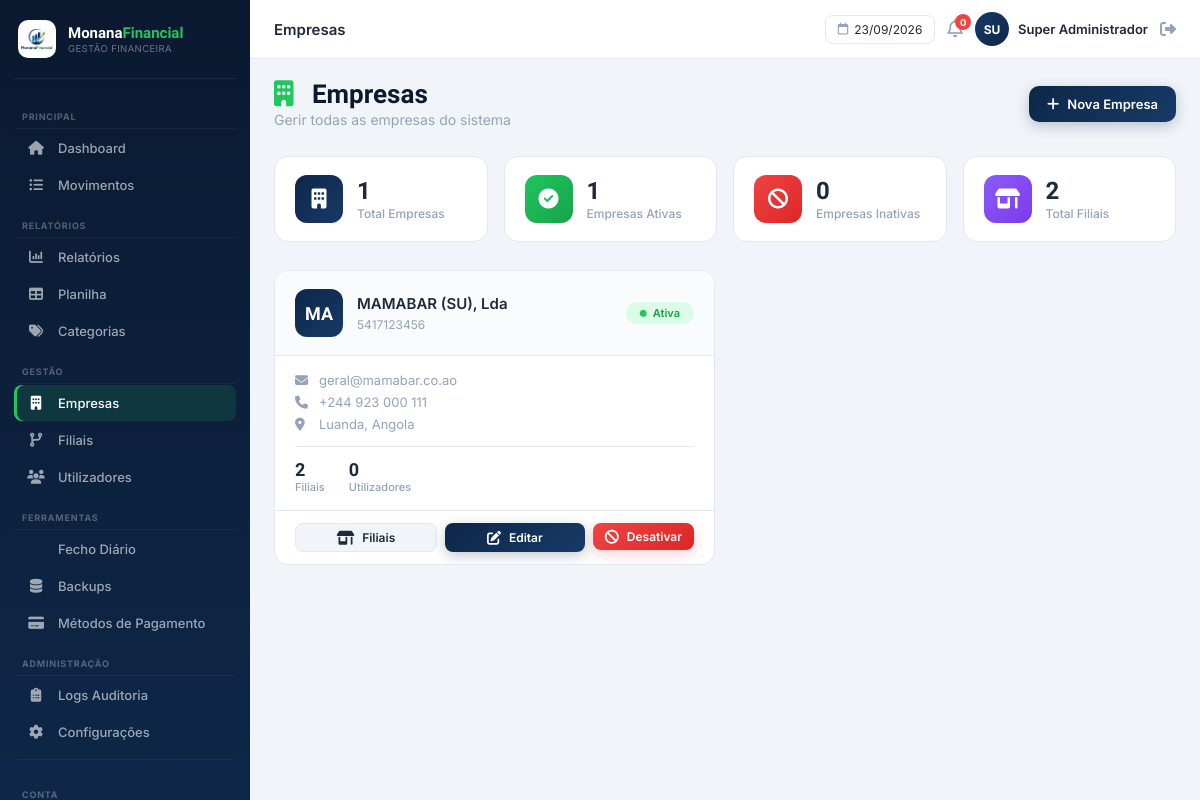
Screenshot of /public/empresas/index (signed in) with the database file from the repository.
### tables this page shows
CREATE TABLE empresas (
    id INT UNSIGNED AUTO_INCREMENT PRIMARY KEY,
    nome VARCHAR(150) NOT NULL,
    nif VARCHAR(30) DEFAULT NULL,
    logotipo VARCHAR(255) DEFAULT NULL,
    email_contacto VARCHAR(150) DEFAULT NULL,
    telefone VARCHAR(30) DEFAULT NULL,
    endereco VARCHAR(255) DEFAULT NULL,
    ativa TINYINT(1) NOT NULL DEFAULT 1,
    criado_em DATETIME NOT NULL DEFAULT CURRENT_TIMESTAMP,
    atualizado_em DATETIME NOT NULL DEFAULT CURRENT_TIMESTAMP ON UPDATE CURRENT_TIMESTAMP
);

### controllers/EmpresasController.php (called while the page is built, shortened)
<?php
class EmpresasController extends Controller
{
    private Empresa $empresaModel;
    public function __construct()
    {
        $this->empresaModel = new Empresa();
    }
    public function index(): void
    {
        $empresas = $this->empresaModel->todos('nome');
        $this->renderizar('empresas/index', [
            'tituloPagina' => 'Empresas',
            'paginaAtiva'  => 'empresas',
            'empresas'     => $empresas,
        ]);
    }
}

### public/index.php (called while the page is built, shortened)
<?php
require_once CAMINHO_RAIZ . '/core/Database.php';
require_once CAMINHO_RAIZ . '/core/Model.php';
$roteador = new Router();
$url = $_GET['url'] ?? '';
$roteador->despachar($url);

### core/Database.php (called while the page is built)
<?php
class Database
{
    private static ?PDO $instancia = null;
    public static function obterLigacao(): PDO
    {
        if (self::$instancia === null) {
            $config = require CAMINHO_RAIZ . '/config/database.php';
            $dsn = "mysql:host={$config['host']};port={$config['porta']};dbname={$config['base']};charset={$config['charset']}";
            try {
                self::$instancia = new PDO($dsn, $config['usuario'], $config['senha'], [
                    PDO::ATTR_ERRMODE            => PDO::ERRMODE_EXCEPTION,
                    PDO::ATTR_DEFAULT_FETCH_MODE => PDO::FETCH_ASSOC,
                    PDO::ATTR_EMULATE_PREPARES   => false,
                ]);
            } catch (PDOException $e) {
                error_log('[MonanaFinancial] Erro de ligação à BD: ' . $e->getMessage());
                die('Não foi possível ligar à base de dados. Verifique a configuração em config/database.php.');
            }
        }
        return self::$instancia;
    }
}

### core/Model.php (called while the page is built, shortened)
<?php
abstract class Model
{
    protected PDO $bd;
    protected string $tabela;
    public function __construct()
    {
        $this->bd = Database::obterLigacao();
    }
    public function todos(string $ordem = ''): array
    {
        $sql = "SELECT * FROM {$this->tabela}";
        if ($ordem !== '') {
            $sql .= " ORDER BY {$ordem}";
        }
        $stmt = $this->bd->query($sql);
        return $stmt->fetchAll();
    }
}

### views/empresas/index.php (the view, shortened to what this page needs)
<div class="page-header">
    <div class="page-header-left">
        <h1 class="page-title"><i class="fas fa-building"></i> Empresas</h1>
        <p class="page-subtitle">Gerir todas as empresas do sistema</p>
    </div>
    <div class="page-header-right">
        <a href="<?php echo URL_BASE; ?>/empresas/criar" class="btn btn-primary">
            <i class="fas fa-plus"></i> Nova Empresa
        </a>
    </div>
</div>
<div class="stats-grid">
    <div class="stat-card">
        <div class="stat-icon navy"><i class="fas fa-building"></i></div>
        <div class="stat-info">
            <span class="stat-value"><?php echo count($empresas); ?></span>
            <span class="stat-label">Total Empresas</span>
        </div>
    </div>
    <div class="stat-card">
        <div class="stat-icon green"><i class="fas fa-check-circle"></i></div>
        <div class="stat-info">
            <span class="stat-value"><?php echo count(array_filter($empresas, fn($e) => $e['ativa'])); ?></span>
            <span class="stat-label">Empresas Ativas</span>
        </div>
    </div>
    <div class="stat-card">
        <div class="stat-icon red"><i class="fas fa-ban"></i></div>
        <div class="stat-info">
            <span class="stat-value"><?php echo count(array_filter($empresas, fn($e) => !$e['ativa'])); ?></span>
            <span class="stat-label">Empresas Inativas</span>
        </div>
    </div>
    <div class="stat-card">
        <div class="stat-icon purple"><i class="fas fa-store-alt"></i></div>
        <div class="stat-info">
            <span class="stat-value"><?php echo array_sum(array_column($empresas, 'total_filiais')); ?></span>
            <span class="stat-label">Total Filiais</span>
        </div>
    </div>
</div>
<div class="empresas-grid">
    <?php if (empty($empresas)): ?>
        <div class="empty-state">
            <i class="fas fa-building" style="font-size:48px; color:var(--muted);"></i>
            <h3>Nenhuma empresa registada</h3>
            <p>Comece por criar a primeira empresa do sistema.</p>
            <a href="<?php echo URL_BASE; ?>/empresas/criar" class="btn btn-primary">
                <i class="fas fa-plus"></i> Criar Empresa
            </a>
        </div>
    <?php else: ?>
        <?php foreach ($empresas as $empresa): ?>
            <div class="empresa-card <?php echo $empresa['ativa'] ? '' : 'inativa'; ?>">
                <div class="empresa-card-header">
                    <div class="empresa-icon">
                        <?php echo strtoupper(substr($empresa['nome'], 0, 2)); ?>
                    </div>
                    <div class="empresa-info">
                        <h3><?php echo htmlspecialchars($empresa['nome']); ?></h3>
                        <span class="empresa-nif"><?php echo htmlspecialchars($empresa['nif'] ?: 'NIF não definido'); ?></span>
                    </div>
                    <span class="status-badge <?php echo $empresa['ativa'] ? 'ativo' : 'inativo'; ?>">
                        <i class="fas fa-circle"></i> <?php echo $empresa['ativa'] ? 'Ativa' : 'Inativa'; ?>
                    </span>
                </div>
                <div class="empresa-card-body">
                    <div class="empresa-details">
                        <?php if ($empresa['email_contacto']): ?>
                            <span><i class="fas fa-envelope"></i> <?php echo htmlspecialchars($empresa['email_contacto']); ?></span>
                        <?php endif; ?>
                        <?php if ($empresa['telefone']): ?>
                            <span><i class="fas fa-phone"></i> <?php echo htmlspecialchars($empresa['telefone']); ?></span>
                        <?php endif; ?>
                        <?php if ($empresa['endereco']): ?>
                            <span><i class="fas fa-map-marker-alt"></i> <?php echo htmlspecialchars($empresa['endereco']); ?></span>
                        <?php endif; ?>
                    </div>
                    <div class="empresa-stats">
                        <div class="empresa-stat">
                            <span class="stat-number"><?php echo (int) $empresa['total_filiais']; ?></span>
                            <span class="stat-label">Filiais</span>
                        </div>
                        <div class="empresa-stat">
                            <span class="stat-number"><?php echo (int) ($empresa['total_usuarios'] ?? 0); ?></span>
                            <span class="stat-label">Utilizadores</span>
                        </div>
                    </div>
                </div>
                <div class="empresa-card-footer">
                    <a href="<?php echo URL_BASE; ?>/filiais/index?empresa_id=<?php echo $empresa['id']; ?>" class="btn btn-sm btn-secondary" title="Ver Filiais">
                        <i class="fas fa-store-alt"></i> Filiais
                    </a>
                    <a href="<?php echo URL_BASE; ?>/empresas/editar/<?php echo $empresa['id']; ?>" class="btn btn-sm btn-primary" title="Editar">
                        <i class="fas fa-edit"></i> Editar
                    </a>
                    <form method="post" action="<?php echo URL_BASE; ?>/empresas/alternarEstado/<?php echo $empresa['id']; ?>" style="display:inline;">
                        <button type="submit" class="btn btn-sm <?php echo $empresa['ativa'] ? 'btn-danger' : 'btn-success'; ?>"
                                onclick="return confirm('<?php echo $empresa['ativa'] ? 'Deseja desativar' : 'Deseja reativar'; ?> esta empresa?')">
                            <i class="fas <?php echo $empresa['ativa'] ? 'fa-ban' : 'fa-undo'; ?>"></i>
                            <?php echo $empresa['ativa'] ? 'Desativar' : 'Reativar'; ?>
                        </button>
                    </form>
                </div>
            </div>
        <?php endforeach; ?>
    <?php endif; ?>
</div>

### public/css/formularios.css (style rules this page uses)
.btn { display:inline-flex;align-items:center;gap:8px; padding:10px 16px; border-radius:9px; font-size:13.5px; font-weight:600; border:none; cursor:pointer; text-decoration:none; transition:transform 0.1s ease, opacity 0.15s ease; }
.btn-sm { padding:7px 11px;font-size:12px; }

### views/layouts/principal.php (style rules this page uses)
:root { --navy-deep: #0a1930; --navy: #0e2748; --navy-light: #173a67; --green: #22c55e; --green-dark: #16a34a; --blue: #3b82f6; --blue-dark: #2563eb; --purple: #8b5cf6; --purple-dark: #7c3aed; --orange: #f59e0b; --orange-dark: #d97706; --red: #ef4444; --red-dark: #dc2626; --gold: #fbbf24; --ink: #1e293b; --muted: #94a3b8; --border: #e2e8f0; --bg: #f1f5f9; --white: #ffffff; --shadow-sm: 0 1px 3px rgba(0,0,0,0.06); --shadow-md: 0 4px 20px rgba(0,0,0,0.08); --shadow-lg: 0 10px 40px rgba(0,0,0,0.12); --radius: 14px; --radius-sm: 8px; --transition: all 0.3s cubic-bezier(0.4, 0, 0.2, 1); }
* { box-sizing: border-box; margin: 0; padding: 0; }
body { font-family: 'Inter', sans-serif; background: var(--bg); color: var(--ink); display: flex; min-height: 100vh; overflow-x: hidden; width: 100%; max-width: 100vw; }
.status-badge { display: inline-flex; align-items: center; gap: 6px; padding: 4px 14px; border-radius: 20px; font-size: 12px; font-weight: 500; }
.status-badge.ativo { background: #dcfce7; color: var(--green-dark); }
.status-badge.ativo i { color: var(--green); font-size: 8px; }
.btn { display: inline-flex; align-items: center; gap: 6px; padding: 8px 16px; border-radius: 8px; font-size: 13px; font-weight: 600; font-family: 'Inter', sans-serif; text-decoration: none; transition: all 0.3s ease; border: none; cursor: pointer; }
.btn i { font-size: 14px; }
.btn-danger { background: linear-gradient(135deg, #dc2626, #b91c1c); color: var(--white); box-shadow: 0 4px 14px rgba(220, 38, 38, 0.25); }
.btn-secondary { background: var(--bg); color: var(--ink); border: 1.5px solid var(--border); }
.btn-sm { padding: 5px 12px; font-size: 12px; border-radius: 6px; }

### rows the page displays
empresas: ativa "1", ativa "0", nome "MA", nome "MAMABAR (SU), Lda", nif "5417123456", shows "Ativa", email_contacto "geral@mamabar.co.ao", telefone "+244 923 000 111", endereco "Luanda, Angola", total_filiais "2", total_usuarios "0", shows "Desativar"

### other values shown
$tituloPagina "Empresas"
substr($usuario_nome, 0, 2) "SU"
$usuario_nome "Super Administrador"
count($empresas) "1"
array_sum(array_column($empresas, 'total_filiais')) "2"
